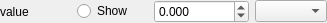
<?xml version="1.0" encoding="UTF-8"?>
<ui version="4.0">
 <class>DoubleVal</class>
 <widget class="QWidget" name="DoubleVal">
  <property name="geometry">
   <rect>
    <x>0</x>
    <y>0</y>
    <width>327</width>
    <height>23</height>
   </rect>
  </property>
  <property name="sizePolicy">
   <sizepolicy hsizetype="Preferred" vsizetype="MinimumExpanding">
    <horstretch>0</horstretch>
    <verstretch>0</verstretch>
   </sizepolicy>
  </property>
  <property name="windowTitle">
   <string notr="true">Form</string>
  </property>
  <property name="toolTip">
   <string notr="true"/>
  </property>
  <property name="statusTip">
   <string notr="true"/>
  </property>
  <property name="whatsThis">
   <string notr="true"/>
  </property>
  <property name="accessibleName">
   <string notr="true"/>
  </property>
  <property name="accessibleDescription">
   <string notr="true"/>
  </property>
  <property name="windowFilePath">
   <string notr="true"/>
  </property>
  <layout class="QHBoxLayout" name="horizontalLayout">
   <property name="leftMargin">
    <number>0</number>
   </property>
   <property name="topMargin">
    <number>0</number>
   </property>
   <property name="rightMargin">
    <number>0</number>
   </property>
   <property name="bottomMargin">
    <number>0</number>
   </property>
   <item>
    <widget class="QLabel" name="valLabel">
     <property name="sizePolicy">
      <sizepolicy hsizetype="Preferred" vsizetype="MinimumExpanding">
       <horstretch>0</horstretch>
       <verstretch>0</verstretch>
      </sizepolicy>
     </property>
     <property name="text">
      <string notr="true">value</string>
     </property>
    </widget>
   </item>
   <item>
    <widget class="QRadioButton" name="showVal">
     <property name="sizePolicy">
      <sizepolicy hsizetype="Preferred" vsizetype="Fixed">
       <horstretch>0</horstretch>
       <verstretch>0</verstretch>
      </sizepolicy>
     </property>
     <property name="text">
      <string>Show</string>
     </property>
    </widget>
   </item>
   <item>
    <widget class="QDoubleSpinBox" name="valueBox">
     <property name="sizePolicy">
      <sizepolicy hsizetype="Preferred" vsizetype="Fixed">
       <horstretch>0</horstretch>
       <verstretch>0</verstretch>
      </sizepolicy>
     </property>
     <property name="specialValueText">
      <string notr="true"/>
     </property>
     <property name="keyboardTracking">
      <bool>false</bool>
     </property>
     <property name="prefix">
      <string notr="true"/>
     </property>
     <property name="suffix">
      <string notr="true"/>
     </property>
     <property name="decimals">
      <number>3</number>
     </property>
     <property name="minimum">
      <double>-9999999999.989999771118164</double>
     </property>
     <property name="maximum">
      <double>9999999999.989999771118164</double>
     </property>
    </widget>
   </item>
   <item>
    <widget class="QComboBox" name="unitBox">
     <property name="sizePolicy">
      <sizepolicy hsizetype="Fixed" vsizetype="Fixed">
       <horstretch>0</horstretch>
       <verstretch>0</verstretch>
      </sizepolicy>
     </property>
     <property name="currentText">
      <string notr="true"/>
     </property>
     <property name="currentIndex">
      <number>-1</number>
     </property>
     <property name="maxCount">
      <number>10</number>
     </property>
     <property name="sizeAdjustPolicy">
      <enum>QComboBox::AdjustToContents</enum>
     </property>
    </widget>
   </item>
  </layout>
 </widget>
 <resources/>
 <connections/>
</ui>
